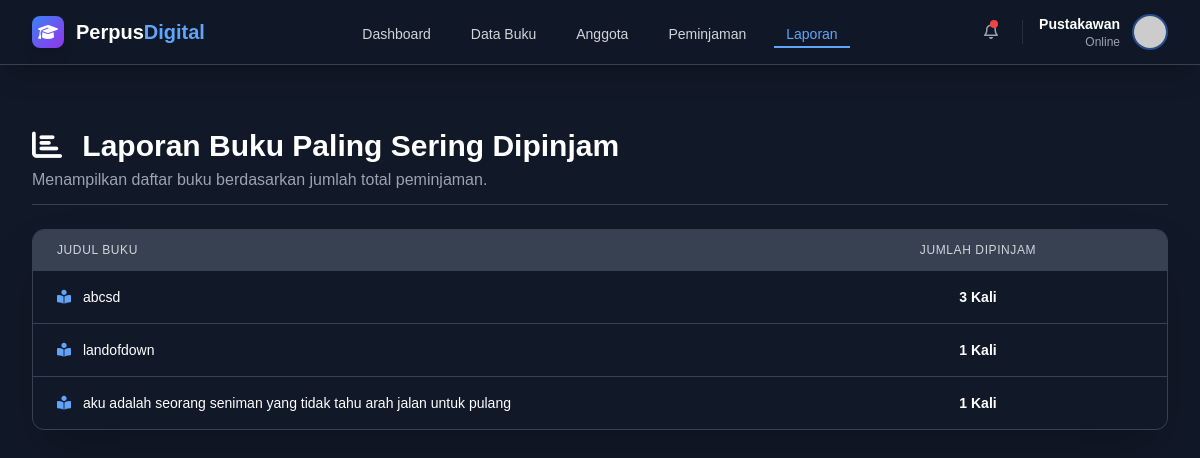
Screenshot of /report with the database file from the repository.
### tables this page shows
CREATE TABLE books (
        id INTEGER PRIMARY KEY AUTOINCREMENT,
        title TEXT,
        author TEXT,
        year INTEGER,
        borrowed_count INTEGER DEFAULT 0
    );

### app/routes.py (the view)
@main.route('/report')
def report():
    top_books = service.most_borrowed_books()
    return render_template('report.html', top_books=top_books)

### app/database.py (called while the page is built)
def get_connection():
    conn = sqlite3.connect("library.db")
    conn.row_factory = sqlite3.Row  # supaya bisa akses kolom dengan nama
    return conn

### app/services.py (called while the page is built)
    def most_borrowed_books(self):
        with get_connection() as conn:
            cursor = conn.cursor()
            cursor.execute("SELECT title, borrowed_count FROM books ORDER BY borrowed_count DESC LIMIT 5")
            return cursor.fetchall()

### app/templates/report.html
{% extends "base.html" %}
{% block content %}
<div class="mt-8">
    <div class="mb-6 border-b border-gray-700 pb-3">
        <h2 class="text-3xl font-bold text-white">
            <i class="fa-solid fa-chart-bar text-purple-400 mr-3"></i> Laporan Buku Paling Sering Dipinjam
        </h2>
        <p class="text-gray-400 mt-1">
            Menampilkan daftar buku berdasarkan jumlah total peminjaman.
        </p>
    </div>
    <div class="overflow-x-auto bg-gray-800 rounded-xl shadow-2xl border border-gray-700">
    <table class="min-w-full divide-y divide-gray-700">
        <thead class="bg-gray-700">
            <tr>
                <th class="px-6 py-3 text-left text-xs font-medium text-gray-300 uppercase tracking-wider w-8/12">Judul Buku</th>
                <th class="px-6 py-3 text-center text-xs font-medium text-gray-300 uppercase tracking-wider w-4/12">Jumlah Dipinjam</th>
            </tr>
        </thead>
        <tbody class="divide-y divide-gray-700">
            {% for book in top_books %}
            <tr class="hover:bg-gray-700/50 transition duration-150">
                <td class="px-6 py-4 whitespace-nowrap text-sm font-medium text-white">
                    <i class="fa-solid fa-book-open-reader text-blue-400 mr-2"></i> {{ book['title'] }}
                </td>
                <td class="px-6 py-4 whitespace-nowrap text-sm font-bold text-center">
                    <span class="bg-blue-900/50 text-blue-300 py-1 px-3 rounded-full">
                        {{ book['borrowed_count'] }} Kali
                    </span>
                </td>
            </tr>
            {% else %}
            <tr>
                <td colspan="2" class="px-6 py-10 text-center text-lg text-gray-500">
                    <i class="fa-solid fa-exclamation-triangle mr-2"></i> Belum ada data peminjaman yang tercatat.
                </td>
            </tr>
            {% endfor %}
        </tbody>
    </table>
</div>
</div>
{% endblock %}

### app/templates/base.html (style rules this page uses)
body { padding-top: 64px; background-color: #111827; color: white; min-height: 100vh; }

### rows the page displays
books: title "abcsd", borrowed_count "3"
books: title "landofdown", borrowed_count "1"
books: title "aku adalah seorang seniman yang tidak tahu arah jalan untuk pulang", borrowed_count "1"
